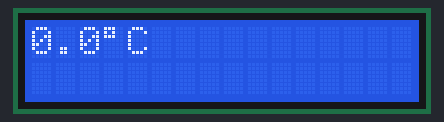
This sketch was run on a simulated Arduino Uno, built with avr-gcc and run on an emulated ATmega328P. Parts: 16×2 character LCD. What the sketch prints to the serial monitor is not drawn.

Above: at 0.1 s.

The sketch:

dobra_zmiana.ino
```cpp
#include <OneWire.h> //zalaczanie bibliotek 1W
#include <DS18B20.h> //zalaczanie bibliotek termometru
#include <LiquidCrystal.h> //zalaczanie bibliotek LCD


byte address[8] = {0x28, 0xFF, 0xA5, 0x38, 0xA3, 0x15, 0x4, 0x9D}; //adres czujnika temp.

OneWire onewire(10); //deklaracja obiektu onewire odpowiedzialnego za komunikacje 1W (argument - pin)
DS18B20 sensors(&onewire); //deklaracja obiektu sensors odpowiedzialnego za obsługe DS18B20 (argument - wskaznik do obiektu magistrali 1W do ktorej podlaczony jest termometr)

const int rs = 12, en = 11, d4 = 5, d5 = 4, d6 = 3, d7 = 2; //inicjalizacja biblioteki LCD przez polaczenie odpowiednich pinow LCD z pinami ARD
LiquidCrystal lcd(rs, en, d4, d5, d6, d7);

void setup() {
  while(!Serial);
  Serial.begin(9600);

  sensors.begin(); //wyszukiwanie czujnikow i ustawianie ich rozdzielczosci, domyslnie = 12
  sensors.request(address); //rozkaz obliczania temp. dla czujnika o adresie podanym w argumencie

  lcd.begin(16, 2); //ustawienie liczby kolumn i rzedow LCD
}

void loop() {
  //if (sensors.available()) //sprawdza czy czujnik juz obliczyl temp. -> jak nie program leci dalej -> jak jest temp to ja odczytujemy
  {
    float temperature = sensors.readTemperature(address); //odczyt temp. z czujnika o podanym adresie
    lcd.setCursor(0, 0); //ustawianie kursora LCD na poczatek

    Serial.print(temperature,1); //drukowanie do monitora temperatury, powinno byc robione dopiero gdy available da wartosc 1; zaokraglenie do 1 miejsca
    Serial.println("°C");

    lcd.print(temperature,1);
    lcd.print((char)223);
    lcd.print("C");
    delay(1000);
    lcd.clear(); //czyszczenie ekranu

    sensors.request(address); //rozkaz obliczania temp. dla czujnika o adresie podanym w argumencie
  }

  // tu umieść resztę twojego programu
  // Będzie działał bez blokowania
}
```
